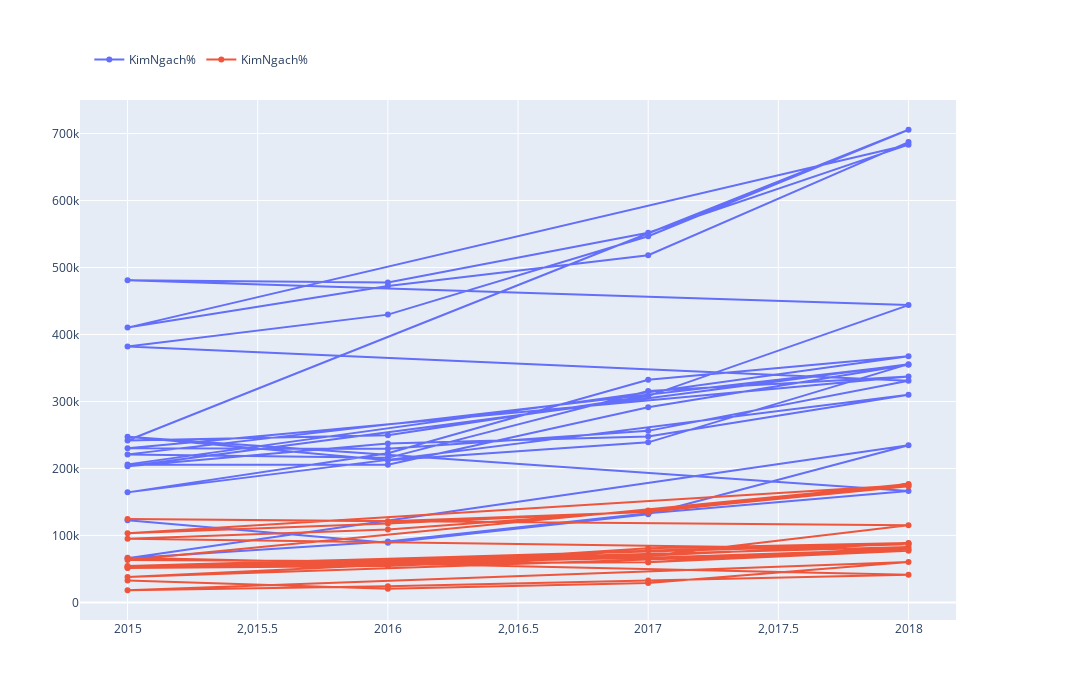

Source (notebook cell):
### Code cell
fig = make_subplots(specs=[[{"secondary_y": True}]])

fig.update_layout(
		width= 1500,
        height=700,
		legend=dict(
	    orientation="h",
	    yanchor="bottom",
	    y=1.05,
	    xanchor="left",
	    x=0.01)
)

fig.add_trace(go.Scatter(x=datesum['Year'], 
                        y=datesum['sale_date'], 
                name='KimNgach%' ,mode="lines+markers")
              )

fig.add_trace(go.Scatter(x=datesum['Year'], 
                        y=datesum['profit_date'], 
                name='KimNgach%' ,mode="lines+markers")
              )
